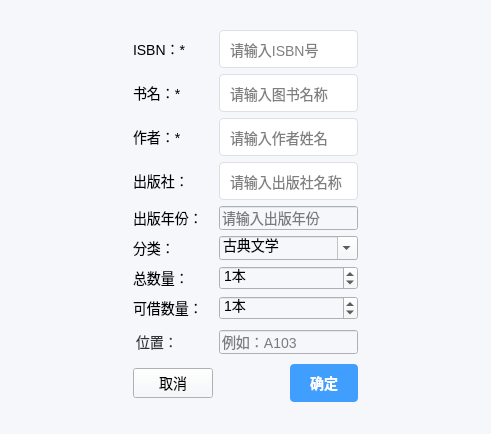
<?xml version="1.0" encoding="UTF-8"?>
<ui version="4.0">
 <class>BookEditView</class>
 <widget class="QWidget" name="BookEditView">
  <property name="geometry">
   <rect>
    <x>0</x>
    <y>0</y>
    <width>491</width>
    <height>434</height>
   </rect>
  </property>
  <property name="windowTitle">
   <string>图书编辑</string>
  </property>
  <property name="styleSheet">
   <string notr="true">QWidget {
    background-color: #f5f7fa;
    font-family: &quot;Microsoft YaHei&quot;, &quot;Arial&quot;;
    font-size: 14px;
}</string>
  </property>
  <layout class="QGridLayout" name="gridLayout_2">
   <item row="0" column="1">
    <spacer name="verticalSpacer">
     <property name="orientation">
      <enum>Qt::Orientation::Vertical</enum>
     </property>
     <property name="sizeHint" stdset="0">
      <size>
       <width>20</width>
       <height>20</height>
      </size>
     </property>
    </spacer>
   </item>
   <item row="1" column="0">
    <spacer name="horizontalSpacer_2">
     <property name="orientation">
      <enum>Qt::Orientation::Horizontal</enum>
     </property>
     <property name="sizeHint" stdset="0">
      <size>
       <width>124</width>
       <height>20</height>
      </size>
     </property>
    </spacer>
   </item>
   <item row="1" column="1">
    <layout class="QGridLayout" name="gridLayout">
     <item row="0" column="0">
      <widget class="QLabel" name="labelIsbn">
       <property name="text">
        <string>ISBN：*</string>
       </property>
      </widget>
     </item>
     <item row="0" column="1" colspan="2">
      <widget class="QLineEdit" name="lineEditIsbn">
       <property name="styleSheet">
        <string notr="true">QLineEdit, QComboBox {
    padding: 8px;
    border: 1px solid #dcdfe6;
    border-radius: 4px;
    background-color: white;
    min-height: 20px;
}

QLineEdit:focus, QComboBox:focus {
    border-color: #409eff;
    outline: none;
}

QComboBox::drop-down {
    border: none;
    width: 20px;
}

QComboBox::down-arrow {
    image: none;
    border-left: 4px solid transparent;
    border-right: 4px solid transparent;
    border-top: 6px solid #666;
    width: 12px;
    height: 12px;
}</string>
       </property>
       <property name="placeholderText">
        <string>请输入ISBN号</string>
       </property>
      </widget>
     </item>
     <item row="1" column="0">
      <widget class="QLabel" name="labelTitle">
       <property name="text">
        <string>书名：*</string>
       </property>
      </widget>
     </item>
     <item row="1" column="1" colspan="2">
      <widget class="QLineEdit" name="lineEditTitle">
       <property name="styleSheet">
        <string notr="true">QLineEdit, QComboBox {
    padding: 8px;
    border: 1px solid #dcdfe6;
    border-radius: 4px;
    background-color: white;
    min-height: 20px;
}

QLineEdit:focus, QComboBox:focus {
    border-color: #409eff;
    outline: none;
}

QComboBox::drop-down {
    border: none;
    width: 20px;
}

QComboBox::down-arrow {
    image: none;
    border-left: 4px solid transparent;
    border-right: 4px solid transparent;
    border-top: 6px solid #666;
    width: 12px;
    height: 12px;
}</string>
       </property>
       <property name="placeholderText">
        <string>请输入图书名称</string>
       </property>
      </widget>
     </item>
     <item row="2" column="0">
      <widget class="QLabel" name="labelAuthor">
       <property name="text">
        <string>作者：*</string>
       </property>
      </widget>
     </item>
     <item row="2" column="1" colspan="2">
      <widget class="QLineEdit" name="lineEditAuthor">
       <property name="styleSheet">
        <string notr="true">QLineEdit, QComboBox {
    padding: 8px;
    border: 1px solid #dcdfe6;
    border-radius: 4px;
    background-color: white;
    min-height: 20px;
}

QLineEdit:focus, QComboBox:focus {
    border-color: #409eff;
    outline: none;
}

QComboBox::drop-down {
    border: none;
    width: 20px;
}

QComboBox::down-arrow {
    image: none;
    border-left: 4px solid transparent;
    border-right: 4px solid transparent;
    border-top: 6px solid #666;
    width: 12px;
    height: 12px;
}QLineEdit, QComboBox {
    padding: 8px;
    border: 1px solid #dcdfe6;
    border-radius: 4px;
    background-color: white;
    min-height: 20px;
}

QLineEdit:focus, QComboBox:focus {
    border-color: #409eff;
    outline: none;
}

QComboBox::drop-down {
    border: none;
    width: 20px;
}

QComboBox::down-arrow {
    image: none;
    border-left: 4px solid transparent;
    border-right: 4px solid transparent;
    border-top: 6px solid #666;
    width: 12px;
    height: 12px;
}</string>
       </property>
       <property name="placeholderText">
        <string>请输入作者姓名</string>
       </property>
      </widget>
     </item>
     <item row="3" column="0">
      <widget class="QLabel" name="labelPublisher">
       <property name="text">
        <string>出版社：</string>
       </property>
      </widget>
     </item>
     <item row="3" column="1" colspan="2">
      <widget class="QLineEdit" name="lineEditPublisher">
       <property name="styleSheet">
        <string notr="true">QLineEdit, QComboBox {
    padding: 8px;
    border: 1px solid #dcdfe6;
    border-radius: 4px;
    background-color: white;
    min-height: 20px;
}

QLineEdit:focus, QComboBox:focus {
    border-color: #409eff;
    outline: none;
}

QComboBox::drop-down {
    border: none;
    width: 20px;
}

QComboBox::down-arrow {
    image: none;
    border-left: 4px solid transparent;
    border-right: 4px solid transparent;
    border-top: 6px solid #666;
    width: 12px;
    height: 12px;
}</string>
       </property>
       <property name="placeholderText">
        <string>请输入出版社名称</string>
       </property>
      </widget>
     </item>
     <item row="4" column="0">
      <widget class="QLabel" name="labelPublishYear">
       <property name="text">
        <string>出版年份：</string>
       </property>
      </widget>
     </item>
     <item row="4" column="1" colspan="2">
      <widget class="QLineEdit" name="lineEditYear">
       <property name="placeholderText">
        <string>请输入出版年份</string>
       </property>
      </widget>
     </item>
     <item row="5" column="0">
      <widget class="QLabel" name="labelCategory">
       <property name="text">
        <string>分类：</string>
       </property>
      </widget>
     </item>
     <item row="5" column="1" colspan="2">
      <widget class="QComboBox" name="comboBoxCategory">
       <property name="editable">
        <bool>true</bool>
       </property>
       <item>
        <property name="text">
         <string>古典文学</string>
        </property>
       </item>
       <item>
        <property name="text">
         <string>外国文学</string>
        </property>
       </item>
       <item>
        <property name="text">
         <string>现代文学</string>
        </property>
       </item>
       <item>
        <property name="text">
         <string>计算机科学</string>
        </property>
       </item>
       <item>
        <property name="text">
         <string>自然科学</string>
        </property>
       </item>
       <item>
        <property name="text">
         <string>社会科学</string>
        </property>
       </item>
       <item>
        <property name="text">
         <string>其他</string>
        </property>
       </item>
      </widget>
     </item>
     <item row="6" column="0">
      <widget class="QLabel" name="labelTotalCopies">
       <property name="text">
        <string>总数量：</string>
       </property>
      </widget>
     </item>
     <item row="6" column="1" colspan="2">
      <widget class="QSpinBox" name="spinBoxTotalCopies">
       <property name="suffix">
        <string>本</string>
       </property>
       <property name="value">
        <number>1</number>
       </property>
      </widget>
     </item>
     <item row="7" column="0">
      <widget class="QLabel" name="labelAvailableCopies">
       <property name="text">
        <string>可借数量：</string>
       </property>
      </widget>
     </item>
     <item row="7" column="1" colspan="2">
      <widget class="QSpinBox" name="spinBoxAvailableCopies">
       <property name="suffix">
        <string>本</string>
       </property>
       <property name="value">
        <number>1</number>
       </property>
      </widget>
     </item>
     <item row="8" column="0">
      <widget class="QLabel" name="labelLocation">
       <property name="styleSheet">
        <string notr="true">QLabel {
    font-weight: ;
    color: #333;
    padding: 5px 0px;
}

/* 必填字段标签样式 */
QLabel[text*=&quot;*&quot;] {
    color: #f56c6c;
}</string>
       </property>
       <property name="text">
        <string>位置：</string>
       </property>
      </widget>
     </item>
     <item row="8" column="1" colspan="2">
      <widget class="QLineEdit" name="lineEditLocation">
       <property name="placeholderText">
        <string>例如：A103</string>
       </property>
      </widget>
     </item>
     <item row="9" column="0">
      <widget class="QPushButton" name="pushButtonCancel">
       <property name="text">
        <string>取消</string>
       </property>
      </widget>
     </item>
     <item row="9" column="1">
      <spacer name="horizontalSpacer">
       <property name="orientation">
        <enum>Qt::Orientation::Horizontal</enum>
       </property>
       <property name="sizeHint" stdset="0">
        <size>
         <width>40</width>
         <height>20</height>
        </size>
       </property>
      </spacer>
     </item>
     <item row="9" column="2">
      <widget class="QPushButton" name="pushButtonOk">
       <property name="styleSheet">
        <string notr="true">QPushButton#pushButtonOk {
    background-color: #409eff;
    color: white;
    border: none;
    border-radius: 4px;
    padding: 8px 20px;
    font-weight: 500;
}

QPushButton#pushButtonOk:hover {
    background-color: #66b1ff;
}

QPushButton#pushButtonOk:pressed {
    background-color: #3a8ee6;
}</string>
       </property>
       <property name="text">
        <string>确定</string>
       </property>
      </widget>
     </item>
    </layout>
   </item>
   <item row="1" column="2">
    <spacer name="horizontalSpacer_3">
     <property name="orientation">
      <enum>Qt::Orientation::Horizontal</enum>
     </property>
     <property name="sizeHint" stdset="0">
      <size>
       <width>124</width>
       <height>20</height>
      </size>
     </property>
    </spacer>
   </item>
   <item row="2" column="1">
    <spacer name="verticalSpacer_2">
     <property name="orientation">
      <enum>Qt::Orientation::Vertical</enum>
     </property>
     <property name="sizeHint" stdset="0">
      <size>
       <width>20</width>
       <height>21</height>
      </size>
     </property>
    </spacer>
   </item>
  </layout>
 </widget>
 <resources/>
 <connections/>
</ui>
